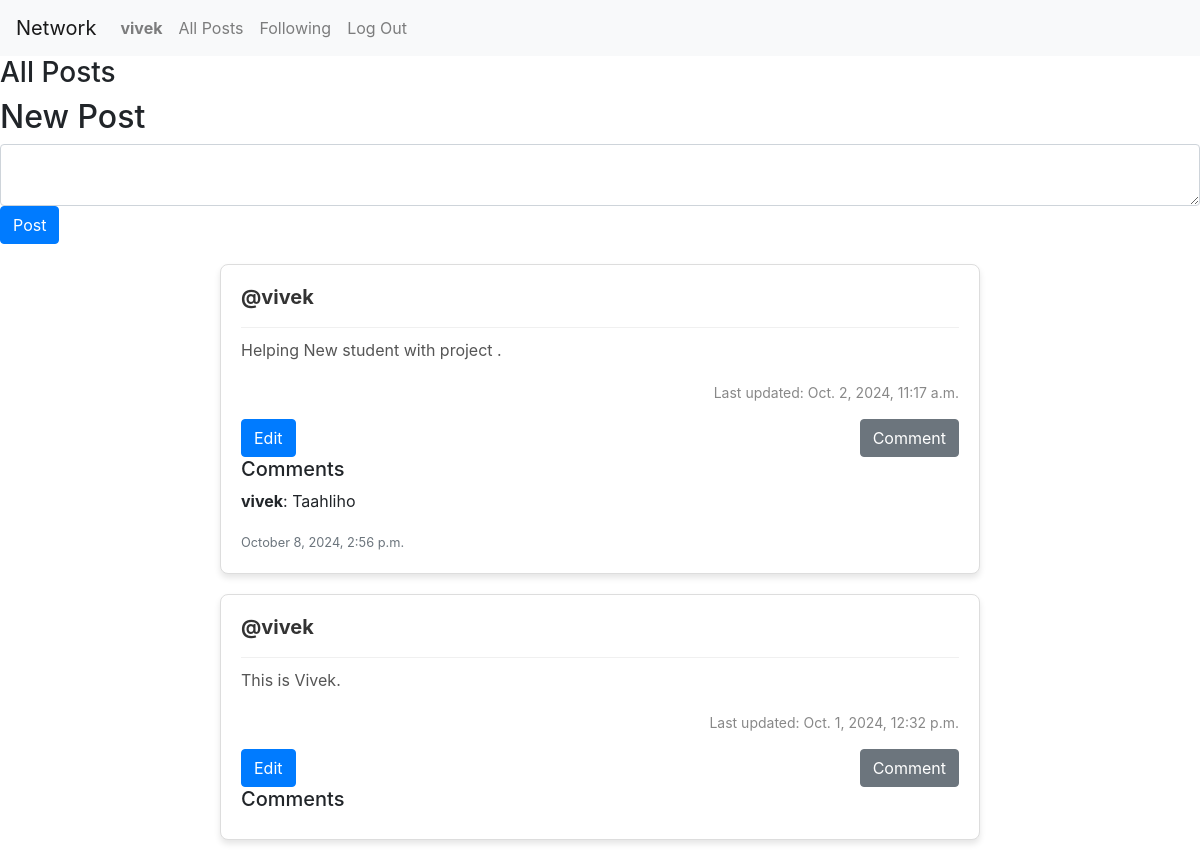
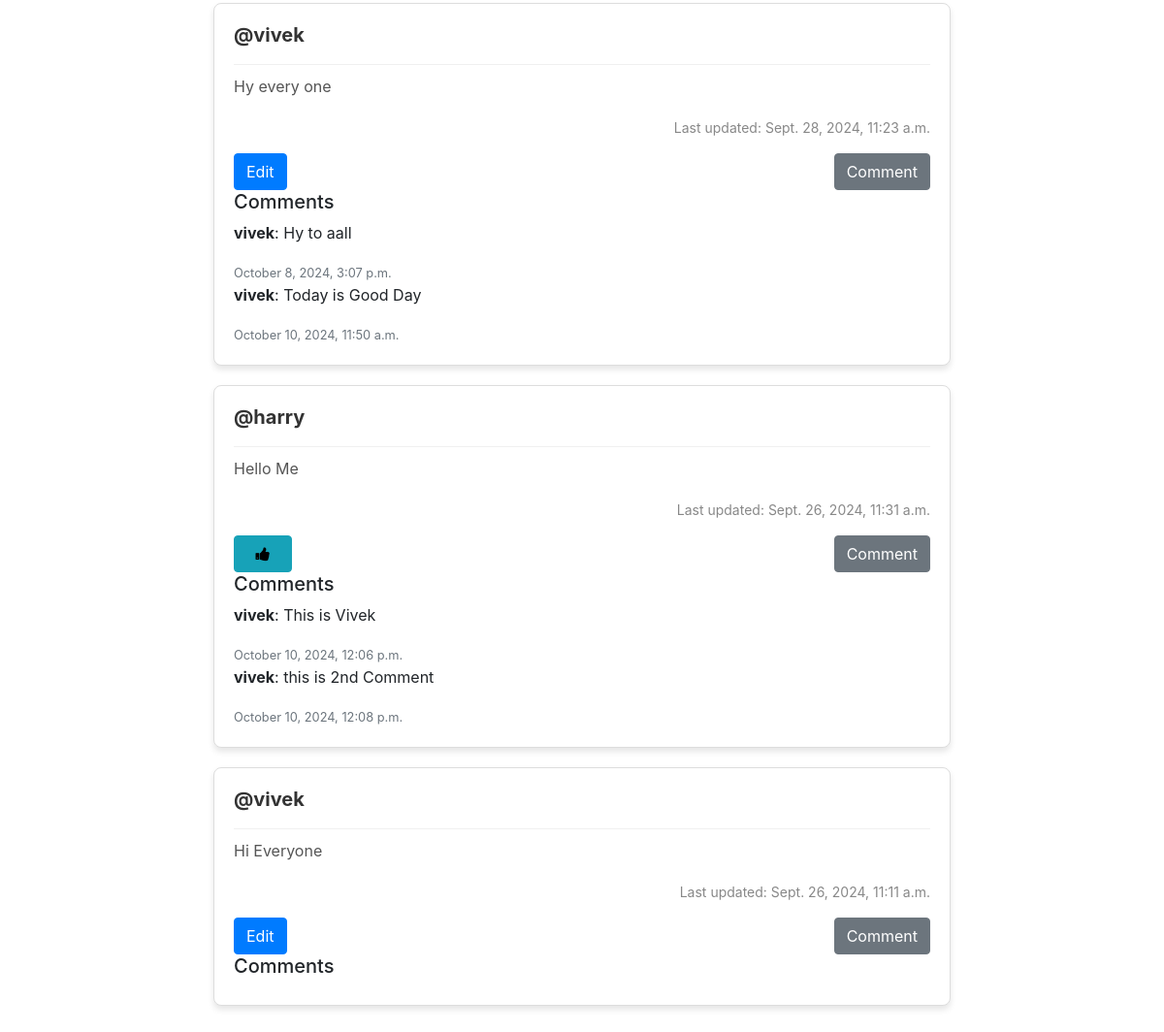
Screenshot of / (signed in) with the database file from the repository (2 pictures, top to bottom).
### network/models.py (models this page shows, shortened)
class User(AbstractUser):
    def serialize(self):
        return {
            "id": self.id,
            "username": self.username,
            "email": self.email,
            "followers": [user.follower.username for user in self.follower_set.all()],  # List of followers using the Follow model
            "following": [user.following.username for user in self.following_set.all()]  # List of users being followed using the Follow model
        }

class Post(models.Model):
    poster = models.ForeignKey(User, on_delete=models.CASCADE, blank=True, null=True, related_name="post_user")
    post_content = models.CharField(max_length=512)
    date_added = models.DateTimeField(auto_now_add=True)
    last_updated = models.DateTimeField(auto_now=True)
    likes = models.PositiveIntegerField(default=0)

class PostComment(models.Model):  # Changed to 'PostComment' for better clarity
    author = models.ForeignKey(User, on_delete=models.CASCADE, blank=True, null=True, related_name="user_comment")
    post = models.ForeignKey(Post, on_delete=models.CASCADE, blank=True, null=True, related_name="post_comment")
    comment_time = models.DateTimeField(auto_now_add=True)
    message = models.CharField(max_length=512)

### network/views.py (the view)
# urls.py: path("", views.index, name="index"),
def index(request):
    all_post = Post.objects.all().order_by('last_updated').reverse()
    user_liked = []
    if request.user.is_authenticated:
        user_like = Liked.objects.filter(user=request.user).values_list('post_id', flat=True)
    paginator = Paginator(all_post, 10)
    page_number = request.GET.get('page')
    post_of_page = paginator.get_page(page_number)
    comments = []
    comments = PostComment.objects.select_related('author').all()
    return render(request, "network/index.html", {
        "all_post": all_post,
        "post_of_page": post_of_page,
        "user_like": list(user_liked),  # Convert to list
        "comments": comments,  # Pass comments dictionary
    })

### network/templates/network/index.html (shortened to what this page needs)
{% extends "network/layout.html" %}
{% load static %}
{% block body %}
<div id="post-view">
    <h3>All Posts</h3>
    {% if user.is_authenticated %}
    <div>
        <h2>New Post</h2>
        <form id="post-form" action="{% url 'add_post' %}" method="post" >
            <textarea class="form-control" id="post-body"  name = "content"></textarea>
            <button id="submit-btn" class="btn btn-primary">Post</button>
        </form>
    </div>
    {% endif %}
    <div id="all_post" class="post-container">
        {% for post in post_of_page %}
        <div class="post-card ">
            <div class="post-header">
            <a href="{% url 'profile' user_id=post.poster.id %}"><h5 class="username" >@{{ post.poster.username }}</h5></a>
            </div>
            <div class="post-body">
                <p class="content" id="content_{{post.id}}" >{{ post.post_content }}</p>
            </div>
            <div class="post-footer">
                <p class="date">Last updated: {{ post.last_updated }}</p>
            </div>
            {% if user.is_authenticated %}
            {% if user == post.poster%}
                    <div class="d-flex justify-content-between " >
                        <button class="btn btn-primary" data-toggle="modal" data-target="#model_edit_post_{{ post.id }}" >Edit</button>
                        <div>
                            <button type="button" class="btn btn-secondary ml-2 justify-content-end" id="toggle-comment-{{ post.id }}" onclick="toggleCommentForm({{ post.id }})" >Comment</button>
                        </div>
                    </div>
                {% else %}
                    <div class="d-flex justify-content-between">
                    {% if post.id in user_like %}
                        <button class="btn btn-info fa fa-thumbs-down col-1" style="color: blue;"
                            id="unlike-{{ post.id }}"
                            onclick="likeHandler({{ post.id }}, true)"></button>
                        <button class="btn btn-info fa fa-thumbs-up col-1" style="color: black; display: none;"
                            id="like-{{ post.id }}"
                            onclick="likeHandler({{ post.id }}, false)"></button>
                    {% else %}
                        <button class="btn btn-info fa fa-thumbs-up col-1" style="color: black;"
                            id="like-{{ post.id }}"
                            onclick="likeHandler({{ post.id }}, false)"></button>
                    {% endif %}
                    <button type="button" class="btn btn-secondary ml-2 justify-content-end" id="toggle-comment-{{ post.id }}" onclick="toggleCommentForm({{ post.id }})" >Comment</button>
                    </div>
                {%endif%}
            {%endif%}
             <h5>Comments</h5>
            <div class="comments-section">
                {% for comment in comments %}
                    {% if comment.post.id == post.id %}
                        <div class="comment">
                            <p><strong>{{ comment.author.username }}</strong>: {{ comment.message }}</p>
                            <small class="text-muted">{{ comment.comment_time|date:"F j, Y, g:i a" }}</small>
                        </div>
                    {% endif %}
                {% empty %}
                    <p>No comments yet.</p>
                {% endfor %}
            </div>
        </div>
        {% endfor %}
    </div>
</div>
{% endblock %}

### network/templates/network/layout.html (shortened to what this page needs)
{% load static %}
<!DOCTYPE html>
<html lang="en">
    <head>
        <link rel="stylesheet" href="https://stackpath.bootstrapcdn.com/bootstrap/4.4.1/css/bootstrap.min.css">
        <link href="{% static 'network/styles.css' %}" rel="stylesheet">
        <link rel="stylesheet" href="https://cdnjs.cloudflare.com/ajax/libs/font-awesome/4.7.0/css/font-awesome.min.css">
    </head>
    <body>
        <nav class="navbar navbar-expand-lg navbar-light bg-light">
            <a class="navbar-brand" href="#">Network</a>
            <div>
              <ul class="navbar-nav mr-auto">
                {% if user.is_authenticated %}
                    <li class="nav-item">
                        <a class="nav-link" href="{% url 'profile' user_id=user.id %}"><strong>{{ user.username }}</strong></a>
                    </li>
                {% endif %}
                <li class="nav-item">
                  <a class="nav-link" href="{% url 'index' %}">All Posts</a>
                </li>
                {% if user.is_authenticated %}
                    <li class="nav-item">
                        <a class="nav-link" href="{% url 'following' %}">Following</a>
                    </li>
                    <li class="nav-item">
                        <a class="nav-link" href="{% url 'logout' %}">Log Out</a>
                    </li>
                {% endif %}
              </ul>
            </div>
          </nav>
        <div class="body">
            {% block body %}
            {% endblock %}
        </div>
    </body>
</html>

### network/static/network/styles.css (style rules this page uses)
.post-container { width: 100%; max-width: 800px; margin: 0 auto; padding: 20px; }
.post-card { background-color: white; border-radius: 8px; box-shadow: 0px 4px 6px rgba(0, 0, 0, 0.1); margin-bottom: 20px; padding: 20px; border: 1px solid #ddd; }
.post-header { border-bottom: 1px solid #f0f0f0; padding-bottom: 10px; margin-bottom: 10px; }
.username { font-size: 1.25rem; font-weight: bold; color: #333; }
.post-body .content { font-size: 1rem; color: #555; margin: 0; }
.post-footer .date { font-size: 0.875rem; color: #888; text-align: right; margin-top: 20px; }

### rows the page displays
User: username "vivek"
Post: poster.username "vivek", post_content "Helping New student with project .", last_updated "Oct. 2, 2024, 11:17 a.m."
PostComment: author.username "vivek", message "Taahliho", comment_time "October 8, 2024, 2:56 p.m."
Post: poster.username "vivek", post_content "This is Vivek.", last_updated "Oct. 1, 2024, 12:32 p.m."
Post: poster.username "vivek", post_content "Hy every one", last_updated "Sept. 28, 2024, 11:23 a.m."
PostComment: author.username "vivek", message "Hy to aall", comment_time "October 8, 2024, 3:07 p.m."
PostComment: author.username "vivek", message "Today is Good Day", comment_time "October 10, 2024, 11:50 a.m."
Post: poster.username "harry", post_content "Hello Me", last_updated "Sept. 26, 2024, 11:31 a.m."
PostComment: author.username "vivek", message "This is Vivek", comment_time "October 10, 2024, 12:06 p.m."
PostComment: author.username "vivek", message "this is 2nd Comment", comment_time "October 10, 2024, 12:08 p.m."
Post: poster.username "vivek", post_content "Hi Everyone", last_updated "Sept. 26, 2024, 11:11 a.m."
